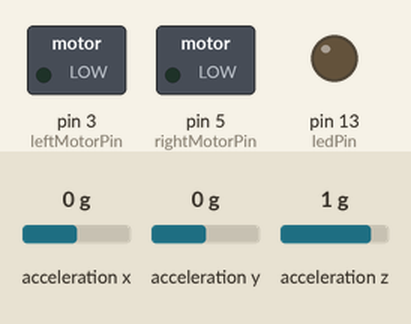
The sketch below on a simulated Arduino Mega 2560, built with avr-gcc and run on an emulated ATmega2560. On the bench: switched loads named in the sketch (green lamp = pin HIGH), output pins drawn as LEDs (lit = HIGH). The test bench sets the inputs (shaded band); at power-on: acceleration y 0 g, acceleration z 1 g, acceleration x 0 g. WiFi joins after 1.5 s; servers stay silent unless stated.

Above: at 3.0 s.
3.1 s: acceleration y set to -0.2 g
At 3.9 s:
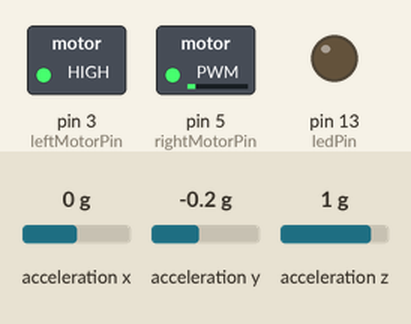
4.6 s: acceleration z set to 0 g
At 5.0 s:
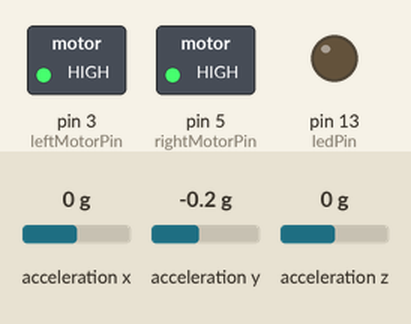
6.1 s: acceleration x set to -1.4 g
At 7.3 s:
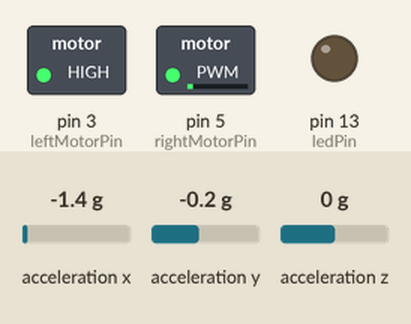
7.6 s: acceleration x set to 0.1 g
At 8.6 s:
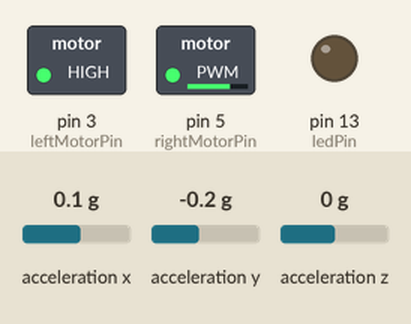
9.1 s: acceleration y set to 0.8 g
At 9.7 s:
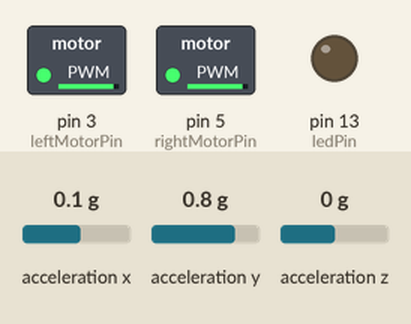
10.6 s: acceleration z set to -1.4 g
At 12.0 s:
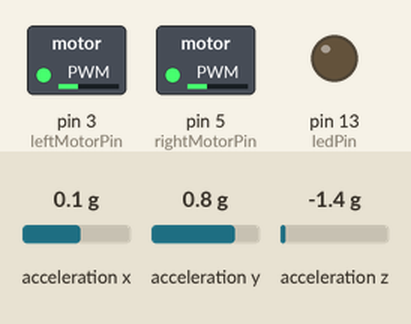
Timing chart, 0 to 13.1 s (numbered marks = the images above; inputs shaded):
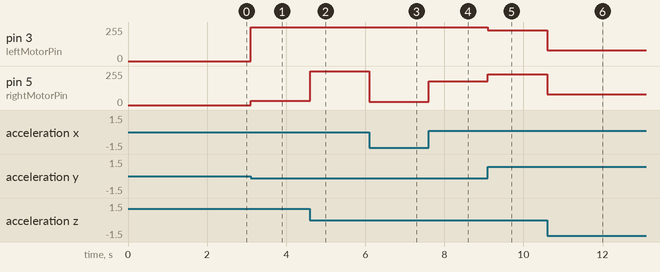

Measured:
- the behaviour switches between 0 and -0.1 g on acceleration y (found by bisection; images 0 and 1)
- after the input at 3.1 s, pin 3 (leftMotorPin): 0/255 → 255/255 at once; pin 5 (rightMotorPin): 0/255 → 32/255 at once
- after the input at 4.6 s, pin 5 (rightMotorPin): 32/255 → 255/255 at once
- after the input at 6.1 s, pin 5 (rightMotorPin): 255/255 → 23/255 at once
- after the input at 7.6 s, pin 5 (rightMotorPin): 23/255 → 179/255 at once
- after the input at 9.1 s, pin 3 (leftMotorPin): 255/255 → 232/255 at once; pin 5 (rightMotorPin): 179/255 → 232/255 at once
- after the input at 10.6 s, pin 3 (leftMotorPin), pin 5 (rightMotorPin): 232/255 → 82/255 at once

The sketch:

compess_2.ino
```cpp
#include <Wire.h>
#include <Adafruit_Sensor.h>
#include <Adafruit_ADXL345_U.h>
#include <SoftwareSerial.h>
#include <Adafruit_GPS.h>
#include <BlynkSimpleSerialBLE.h>

// Bluetooth module
SoftwareSerial bluetoothSerial(10, 11); // RX, TX

// GPS module
Adafruit_GPS GPS(&Serial1);

// Accelerometer
Adafruit_ADXL345_Unified accel = Adafruit_ADXL345_Unified(12345);

// Blynk app auth token
char auth[] = "YourAuthToken";

// Robot pinout
const int leftMotorPin = 3;
const int rightMotorPin = 5;
const int ledPin = 13;

// Constants for robot control
const float maxSpeed = 255.0;
const float maxTurn = 0.5;

// Variables for robot control
float speed = 0.0;
float turn = 0.0;

void setup()
{
  // Initialize serial communication
  Serial.begin(9600);
  bluetoothSerial.begin(9600);
  GPS.begin(9600);
  accel.begin();

  // Initialize pins
  pinMode(leftMotorPin, OUTPUT);
  pinMode(rightMotorPin, OUTPUT);
  pinMode(ledPin, OUTPUT);

  // Initialize Blynk app
  Blynk.begin(auth, bluetoothSerial);
}

void loop()
{
  // Read GPS data
  GPS.read();
  float latitude = GPS.latitudeDegrees;
  float longitude = GPS.longitudeDegrees;

  // Read accelerometer data
  sensors_event_t event;
  accel.getEvent(&event);
  float x = event.acceleration.x;
  float y = event.acceleration.y;
  float z = event.acceleration.z;

  // Compute speed and turn based on accelerometer data
  float pitch = atan2(y, sqrt(x*x + z*z)) * 180 / PI;
  speed = map(pitch, -90, 90, -maxSpeed, maxSpeed);
  float roll = atan2(x, sqrt(y*y + z*z)) * 180 / PI;
  turn = map(roll, -90, 90, -maxTurn, maxTurn);

  // Send data to Blynk app
  Blynk.virtualWrite(V0, latitude);
  Blynk.virtualWrite(V1, longitude);
  Blynk.virtualWrite(V2, speed);
  Blynk.virtualWrite(V3, turn);

  // Control robot based on speed and turn
  if (speed >= 0) {
    analogWrite(leftMotorPin, speed);
    analogWrite(rightMotorPin, speed * (1 - turn));
  } else {
    analogWrite(leftMotorPin, speed * (1 + turn));
    analogWrite(rightMotorPin, -speed);
  }
}

// Control robot on/off using Blynk app
BLYNK_WRITE(V4)
{
  int command = param.asInt();
  if (command == 1)
  {
    digitalWrite(ledPin, HIGH);
  }
  else if (command == 0)
  {
    digitalWrite(ledPin, LOW);
    analogWrite(leftMotorPin, 0);
    analogWrite(rightMotorPin, 0);
  }
}
```
